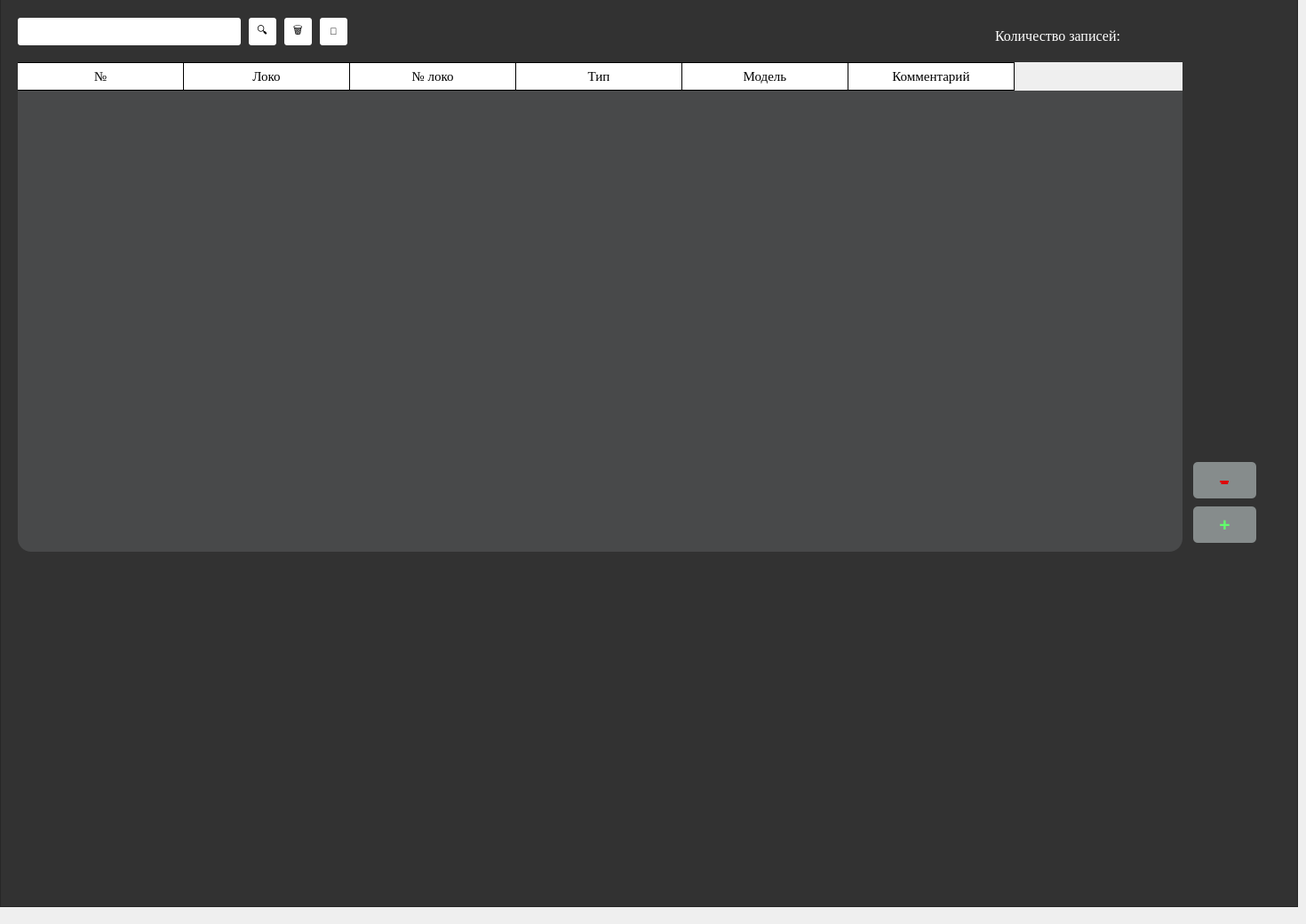
      <widget class="QWidget" name="tab_3">
       <attribute name="title">
        <string>Локодром</string>
       </attribute>
       <widget class="QLineEdit" name="lineEdit_17">
        <property name="geometry">
         <rect>
          <x>20</x>
          <y>20</y>
          <width>251</width>
          <height>31</height>
         </rect>
        </property>
        <property name="styleSheet">
         <string notr="true">QLineEdit {
background-color: rgb(255, 255, 255);
border-radius: 3px;}</string>
        </property>
       </widget>
       <widget class="QPushButton" name="pushButton_69">
        <property name="geometry">
         <rect>
          <x>280</x>
          <y>20</y>
          <width>31</width>
          <height>31</height>
         </rect>
        </property>
        <property name="styleSheet">
         <string notr="true">QPushButton {
	background-color: rgb(255, 255, 255);
	border-radius: 3px;
	color:rgb(0, 0, 0)}
QPushButton:hover {
	background-color: rgb(229, 229, 229);
	color:rgb(0, 0, 0)}
QPushButton:pressed {
	background-color: rgb(255, 255, 255);}</string>
        </property>
        <property name="text">
         <string>🔍</string>
        </property>
        <property name="icon">
         <iconset>
          <normaloff>sql_maket/Search.PNG</normaloff>sql_maket/Search.PNG</iconset>
        </property>
        <property name="iconSize">
         <size>
          <width>30</width>
          <height>30</height>
         </size>
        </property>
        <property name="checkable">
         <bool>true</bool>
        </property>
        <property name="checked">
         <bool>true</bool>
        </property>
       </widget>
       <widget class="QPushButton" name="pushButton_70">
        <property name="geometry">
         <rect>
          <x>320</x>
          <y>20</y>
          <width>31</width>
          <height>31</height>
         </rect>
        </property>
        <property name="styleSheet">
         <string notr="true">QPushButton {
	background-color: rgb(255, 255, 255);
	border-radius: 3px;
	color:rgb(0, 0, 0)}
QPushButton:hover {
	background-color: rgb(229, 229, 229);
	color:rgb(0, 0, 0)}
QPushButton:pressed {
	background-color: rgb(255, 255, 255);}</string>
        </property>
        <property name="text">
         <string>🗑</string>
        </property>
        <property name="icon">
         <iconset>
          <normaloff>sql_maket/musor.PNG</normaloff>sql_maket/musor.PNG</iconset>
        </property>
        <property name="iconSize">
         <size>
          <width>30</width>
          <height>30</height>
         </size>
        </property>
        <property name="checkable">
         <bool>true</bool>
        </property>
        <property name="checked">
         <bool>true</bool>
        </property>
       </widget>
       <widget class="QTableWidget" name="tableWidget_3">
        <property name="geometry">
         <rect>
          <x>20</x>
          <y>70</y>
          <width>1311</width>
          <height>551</height>
         </rect>
        </property>
        <property name="styleSheet">
         <string notr="true">QTableWidget {
border-radius: 15px;
background-color: rgb(72, 73, 74)}

QHeaderView::section {
    background-color: rgb(255, 255, 255);
    padding: 4px;
    font-size: 11pt;
	font-family: Times New Roman;
    border-bottom: 1px solid rgb(0, 0, 0);
    border-right: 1px solid rgb(0, 0, 0);
}

QHeaderView::section:horizontal
{
    border-top: 1px solid rgb(0, 0, 0);
}

QHeaderView::section:vertical
{
    border-left: 1px solid rgb(0, 0, 0);
}

QTableWidget::item {
	background-color: rgb(255, 255, 255);
}
QTableWidget::item:selected {
	background-color: rgb(170, 255, 255);
	color:rgb(0, 0, 0);
}</string>
        </property>
        <attribute name="horizontalHeaderCascadingSectionResizes">
         <bool>false</bool>
        </attribute>
        <attribute name="horizontalHeaderDefaultSectionSize">
         <number>187</number>
        </attribute>
        <attribute name="horizontalHeaderHighlightSections">
         <bool>false</bool>
        </attribute>
        <attribute name="verticalHeaderVisible">
         <bool>false</bool>
        </attribute>
        <column>
         <property name="text">
          <string>№</string>
         </property>
        </column>
        <column>
         <property name="text">
          <string>Локо</string>
         </property>
        </column>
        <column>
         <property name="text">
          <string>№ локо</string>
         </property>
        </column>
        <column>
         <property name="text">
          <string>Тип</string>
         </property>
        </column>
        <column>
         <property name="text">
          <string>Модель</string>
         </property>
        </column>
        <column>
         <property name="text">
          <string>Комментарий</string>
         </property>
        </column>
       </widget>
       <widget class="QFrame" name="frame_23">
        <property name="geometry">
         <rect>
          <x>0</x>
          <y>-10</y>
          <width>1461</width>
          <height>1031</height>
         </rect>
        </property>
        <property name="styleSheet">
         <string notr="true">
background-color: rgb(50, 50, 50);</string>
        </property>
        <property name="frameShape">
         <enum>QFrame::StyledPanel</enum>
        </property>
        <property name="frameShadow">
         <enum>QFrame::Raised</enum>
        </property>
        <widget class="QPushButton" name="pushButton_71">
         <property name="geometry">
          <rect>
           <x>1343</x>
           <y>530</y>
           <width>71</width>
           <height>41</height>
          </rect>
         </property>
         <property name="sizePolicy">
          <sizepolicy hsizetype="Minimum" vsizetype="Fixed">
           <horstretch>0</horstretch>
           <verstretch>0</verstretch>
          </sizepolicy>
         </property>
         <property name="font">
          <font>
           <pointsize>24</pointsize>
           <underline>false</underline>
           <strikeout>true</strikeout>
          </font>
         </property>
         <property name="styleSheet">
          <string notr="true">QPushButton {
	background-color: rgb(134, 140, 140);
	border-radius: 5px;
	color: rgb(222, 6, 10);
}
QPushButton:hover {
	background-color: rgb(122, 122, 122);
	color: rgb(222, 6, 10)}
QPushButton:pressed {
	background-color: rgb(134, 140, 140);}</string>
         </property>
         <property name="text">
          <string>-</string>
         </property>
        </widget>
        <widget class="QLabel" name="label_17">
         <property name="geometry">
          <rect>
           <x>1120</x>
           <y>40</y>
           <width>311</width>
           <height>20</height>
          </rect>
         </property>
         <property name="font">
          <font>
           <family>Times New Roman</family>
           <pointsize>12</pointsize>
          </font>
         </property>
         <property name="styleSheet">
          <string notr="true">QLabel {
	color: rgb(255, 255, 255);}</string>
         </property>
         <property name="text">
          <string>Количество записей:</string>
         </property>
        </widget>
        <widget class="QPushButton" name="pushButton_save_10">
         <property name="geometry">
          <rect>
           <x>360</x>
           <y>30</y>
           <width>31</width>
           <height>31</height>
          </rect>
         </property>
         <property name="font">
          <font>
           <pointsize>8</pointsize>
          </font>
         </property>
         <property name="styleSheet">
          <string notr="true">QPushButton {
	background-color: rgb(255, 255, 255);
	border-radius: 3px;
	color:rgb(0, 0, 0)}
QPushButton:hover {
	background-color: rgb(229, 229, 229);
	color:rgb(0, 0, 0)}
QPushButton:pressed {
	background-color: rgb(255, 255, 255);}</string>
         </property>
         <property name="text">
          <string>💾</string>
         </property>
         <property name="icon">
          <iconset>
           <normaloff>sql_maket/save.PNG</normaloff>sql_maket/save.PNG</iconset>
         </property>
         <property name="iconSize">
          <size>
           <width>30</width>
           <height>30</height>
          </size>
         </property>
         <property name="checkable">
          <bool>true</bool>
         </property>
         <property name="checked">
          <bool>true</bool>
         </property>
         <property name="autoDefault">
          <bool>false</bool>
         </property>
         <property name="default">
          <bool>false</bool>
         </property>
         <property name="flat">
          <bool>false</bool>
         </property>
        </widget>
       </widget>
       <widget class="QPushButton" name="pushButton_72">
        <property name="geometry">
         <rect>
          <x>1343</x>
          <y>570</y>
          <width>71</width>
          <height>41</height>
         </rect>
        </property>
        <property name="sizePolicy">
         <sizepolicy hsizetype="Minimum" vsizetype="Fixed">
          <horstretch>0</horstretch>
          <verstretch>0</verstretch>
         </sizepolicy>
        </property>
        <property name="font">
         <font>
          <pointsize>16</pointsize>
          <weight>75</weight>
          <italic>false</italic>
          <bold>true</bold>
          <underline>false</underline>
          <strikeout>false</strikeout>
         </font>
        </property>
        <property name="styleSheet">
         <string notr="true">QPushButton {
	background-color: rgb(134, 140, 140);
	border-radius: 5px;
	color: rgb(97, 255, 107);
}
QPushButton:hover {
	background-color: rgb(122, 122, 122);
	color: rgb(97, 255, 107)}
QPushButton:pressed {
	background-color: rgb(134, 140, 140);}</string>
        </property>
        <property name="text">
         <string>+</string>
        </property>
        <property name="checkable">
         <bool>false</bool>
        </property>
        <property name="autoRepeat">
         <bool>false</bool>
        </property>
        <property name="autoExclusive">
         <bool>false</bool>
        </property>
       </widget>
       <zorder>frame_23</zorder>
       <zorder>lineEdit_17</zorder>
       <zorder>pushButton_69</zorder>
       <zorder>pushButton_70</zorder>
       <zorder>tableWidget_3</zorder>
       <zorder>pushButton_72</zorder>
      </widget>
